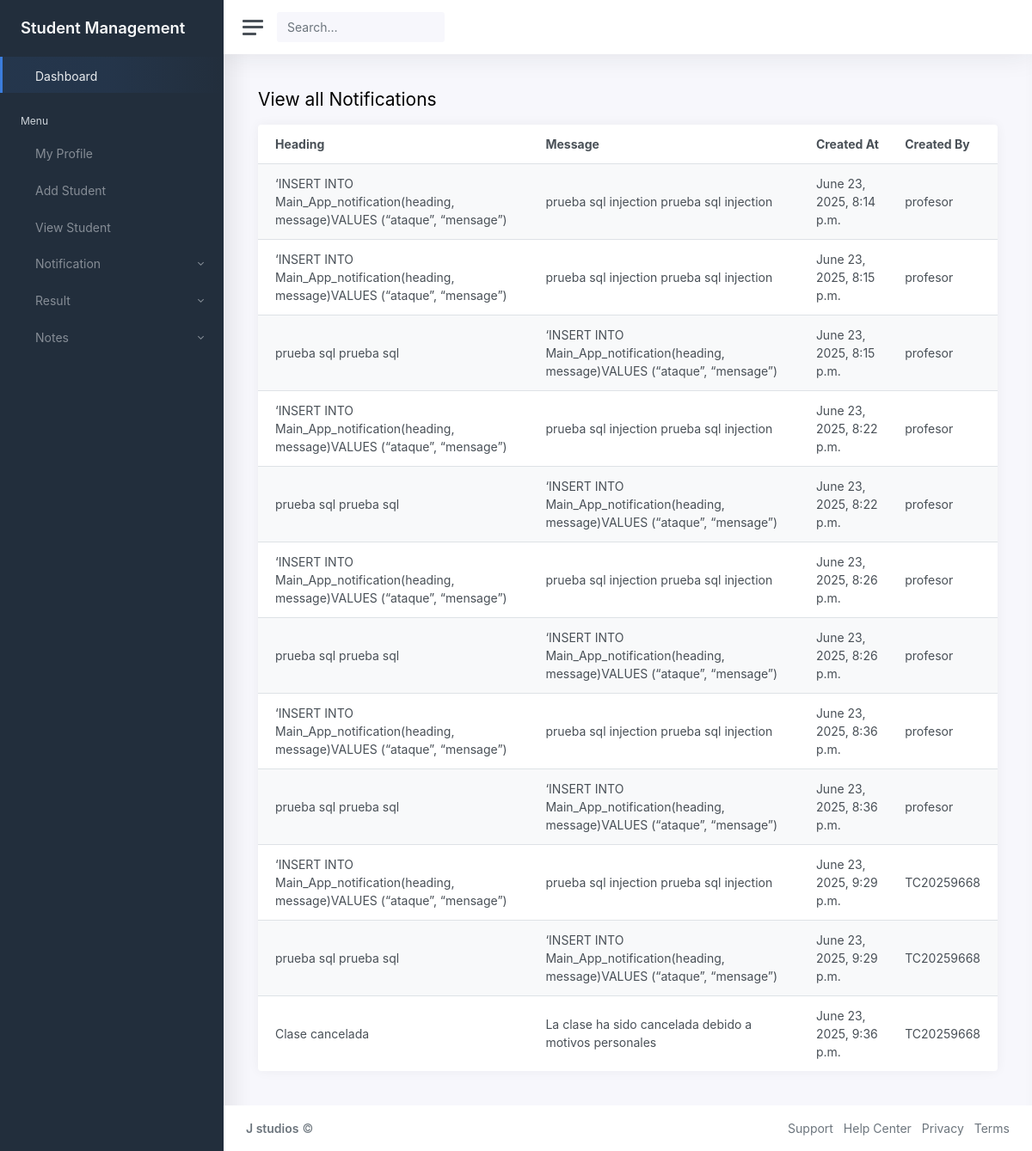
Page /t_viewnotification/ (signed in) on the committed database.
### Main_App/models.py (models this page shows)
class Notification(models.Model):
    id = models.AutoField(primary_key=True)
    heading = models.CharField(max_length=150)
    message = models.TextField()
    created_at = models.DateTimeField(auto_now_add=True)
    created_by = models.CharField(max_length=20)
    updated_at = models.DateTimeField(auto_now=True)
    objects = models.Manager()

### Main_App/restrictions.py (the view)
    def wrapper(request,*args,**kwargs):
        try:
            user = MyUser.objects.get(id=request.user.id)
            if user.user_type == '2':
                return func(request,*args,**kwargs)
            else:
                return HttpResponse("<h3>You are not authorised to view this page</h3>")
        except:
            return HttpResponse("<h3>You are not authorised to view this page.</h3>")

### Main_App/restrictions.py (called while the page is built)
def is_authenticated(func):
    def wrapper(request,*args,**kwargs):
        if request.user.is_authenticated:
            return func(request,*args,**kwargs)
        else:
            return redirect('/loginpage')
    return wrapper

def is_teacher(func):
    def wrapper(request,*args,**kwargs):
        try:
            user = MyUser.objects.get(id=request.user.id)
            if user.user_type == '2':
                return func(request,*args,**kwargs)
            else:
                return HttpResponse("<h3>You are not authorised to view this page</h3>")
        except:
            return HttpResponse("<h3>You are not authorised to view this page.</h3>")
    return wrapper

### Main_App/v_teacher.py (called while the page is built)
@is_authenticated
@is_teacher
def t_viewnotification(request):
    try:
        notifications = Notification.objects.all()
        return render(request,'teacher/t_viewnotification.html',{'notifications':notifications})
    except:
        return render(request,'teacher/t_viewnotification.html')

### Main_App/templates/teacher/t_viewnotification.html (shortened to what this page needs)
{% extends 'teacher/t_base.html' %}
{% block content %}
<main class="content">
        <div class="container-fluid p-0">
					<h1 class="h3 mb-3">View all Notifications</h1>
					<div class="col-12">
							<div class="card">
								<div class="table-responsive">
									<table class="table table-striped mb-0 ">
										<thead>
											<tr>
												<th scope="col">Heading</th>
												<th scope="col">Message</th>
												<th scope="col">Created At</th>
												<th scope="col">Created By</th>
											</tr>
										</thead>
										<tbody>
                                        {% for notification in notifications %}
											<tr>
												<td>{{notification.heading}}</td>
												<td>{{notification.message}}</td>
                                                <td>{{notification.created_at}}</td>
												<td>{{notification.created_by}}</td>
											</tr>
                                            {% endfor %}
										</tbody>
									</table>
								</div>
							</div>
						</div>
					</div>
</main>
{% endblock %}

### rows in the picture
Notification: heading "‘INSERT INTO Main_App_notification(heading, message)VALUES (“ataque”, “mensage”)", message "prueba sql injection prueba sql injection", created_at "June 23, 2025, 8:14 p.m.", created_by "profesor"
Notification: heading "‘INSERT INTO Main_App_notification(heading, message)VALUES (“ataque”, “mensage”)", message "prueba sql injection prueba sql injection", created_at "June 23, 2025, 8:15 p.m.", created_by "profesor"
Notification: heading "prueba sql prueba sql", message "‘INSERT INTO Main_App_notification(heading, message)VALUES (“ataque”, “mensage”)", created_at "June 23, 2025, 8:15 p.m.", created_by "profesor"
Notification: heading "‘INSERT INTO Main_App_notification(heading, message)VALUES (“ataque”, “mensage”)", message "prueba sql injection prueba sql injection", created_at "June 23, 2025, 8:22 p.m.", created_by "profesor"
Notification: heading "prueba sql prueba sql", message "‘INSERT INTO Main_App_notification(heading, message)VALUES (“ataque”, “mensage”)", created_at "June 23, 2025, 8:22 p.m.", created_by "profesor"
Notification: heading "‘INSERT INTO Main_App_notification(heading, message)VALUES (“ataque”, “mensage”)", message "prueba sql injection prueba sql injection", created_at "June 23, 2025, 8:26 p.m.", created_by "profesor"
Notification: heading "prueba sql prueba sql", message "‘INSERT INTO Main_App_notification(heading, message)VALUES (“ataque”, “mensage”)", created_at "June 23, 2025, 8:26 p.m.", created_by "profesor"
Notification: heading "‘INSERT INTO Main_App_notification(heading, message)VALUES (“ataque”, “mensage”)", message "prueba sql injection prueba sql injection", created_at "June 23, 2025, 8:36 p.m.", created_by "profesor"
Notification: heading "prueba sql prueba sql", message "‘INSERT INTO Main_App_notification(heading, message)VALUES (“ataque”, “mensage”)", created_at "June 23, 2025, 8:36 p.m.", created_by "profesor"
Notification: heading "‘INSERT INTO Main_App_notification(heading, message)VALUES (“ataque”, “mensage”)", message "prueba sql injection prueba sql injection", created_at "June 23, 2025, 9:29 p.m.", created_by "TC20259668"
Notification: heading "prueba sql prueba sql", message "‘INSERT INTO Main_App_notification(heading, message)VALUES (“ataque”, “mensage”)", created_at "June 23, 2025, 9:29 p.m.", created_by "TC20259668"
Notification: heading "Clase cancelada", message "La clase ha sido cancelada debido a motivos personales", created_at "June 23, 2025, 9:36 p.m.", created_by "TC20259668"
